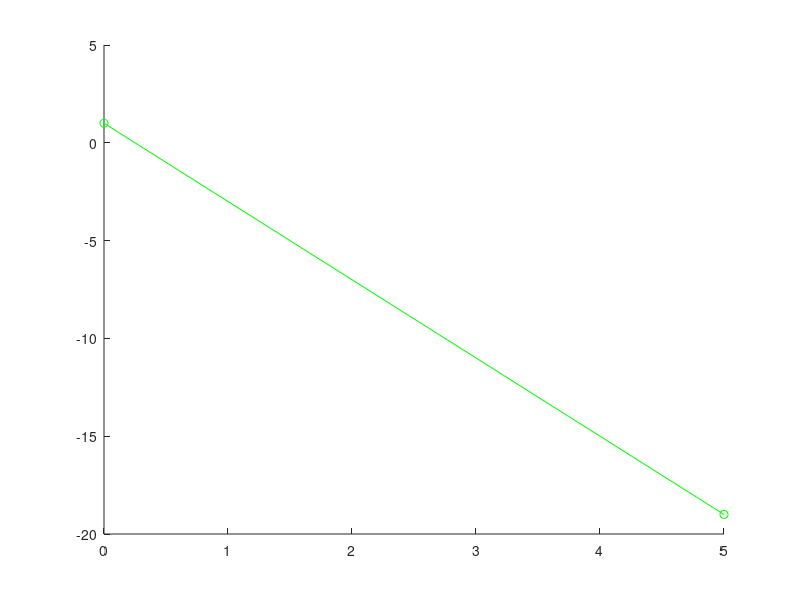

The MATLAB source for this figure: (Note: this script raises an error after producing the figure.)
clear
close all

f=inline('-2*x^3+12*x^2-20*x+8.5');
x0=input('Introduzca el valor inicial para x0: ');
y0=input('Introduzca el valor inicial para y0: ');
DeltaX=input('Introduzca el incremento inicial: ');
Xap=input('Introduzca el valor a aproximar: ');

x=0:DeltaX:Xap
ysol=-0.5*x.^4+4*x.^3-10*x.^2+8.5*x+1;
hold on
plot(x,ysol,'o-g');

%% Eule
y(1)=1;
for i=1:length(x)-1
    y(i+1)=y(i)+DeltaX*f(x(i),y(i));
endfor
disp(x);
disp(y);
plot(x,y,'o-b');

%% RK4
fprintf('RK4\n');
x0(1)=x0
y0(1)=y0
n=1
while x0 < Xap
    x0(n+1)=x0(n) + DeltaX
    K01=f(y0(n),x0(n));
    K02=f(y0(n)+0.5.*K01.*DeltaX, x0(n)+0.5.*DeltaX);
    K03=f(y0(n)+0.5.*K02.*DeltaX, x0(n)+0.5.*DeltaX);
    K04=f(y0(n)+K03.*DeltaX, x0(n)+DeltaX);
    phi=(1/6)*(K01+2.*K02+2.*K03+K04);
    y0(n+1)=y0(n)+phi.*DeltaX
    n=n+1
end

plot(x0,y0,'o-r');
